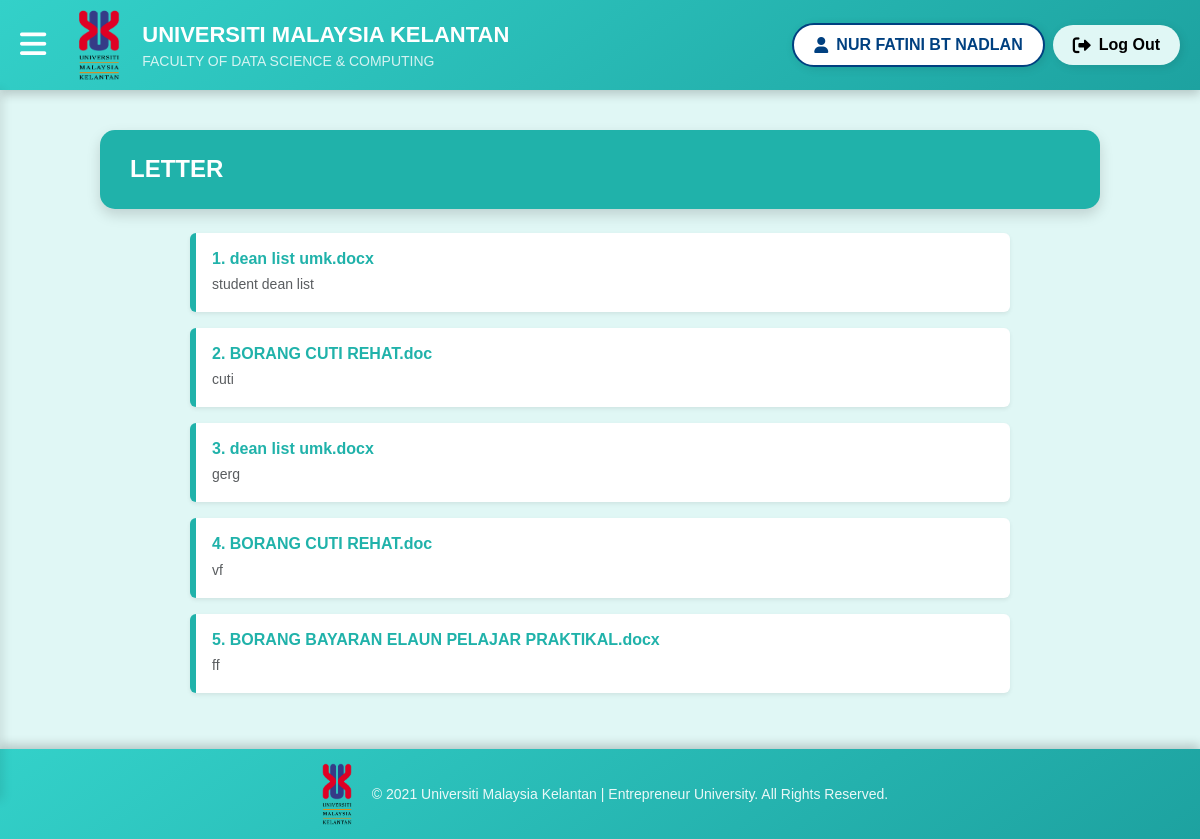
Page /student_letter.php (signed in) on the committed database.
### tables this page shows
CREATE TABLE `students` (
  `id` int(10) NOT NULL,
  `name` varchar(255) NOT NULL,
  `matrix` varchar(50) NOT NULL,
  `email` varchar(255) NOT NULL,
  `lecturer` varchar(255) DEFAULT NULL,
  `semester` varchar(50) DEFAULT NULL,
  `status` enum('Haven''t got any LI yet','At least get 1 LI','Already confirmed / decided') NOT NULL DEFAULT 'Haven''t got any LI yet'
);

CREATE TABLE `letters` (
  `id` int(11) NOT NULL,
  `letter_name` varchar(255) NOT NULL,
  `description` varchar(255) DEFAULT NULL,
  `file_path` varchar(255) DEFAULT NULL
);

### student_letter.php (the view, shortened to what this page needs)
<?php
include("db_connect.php");
$email = $_SESSION['email'];
$student_name = "Student";
$stmt = $conn->prepare("SELECT name FROM students WHERE email = ?");
$stmt->bind_param("s", $email);
$stmt->execute();
$stmt->bind_result($name);
if ($stmt->fetch()) {
  $student_name = $name;
}
$sql = "SELECT * FROM letters ORDER BY id ASC";
$result = $conn->query($sql);
?>
<!DOCTYPE html>
<html lang="en">
<head>
    <link href="https://cdn.jsdelivr.net/npm/bootstrap@5.3.2/dist/css/bootstrap.min.css" rel="stylesheet">
    <link href="https://cdnjs.cloudflare.com/ajax/libs/font-awesome/6.0.0-beta3/css/all.min.css" rel="stylesheet">
    <link href="https://cdn.jsdelivr.net/npm/bootstrap@5.3.2/dist/css/bootstrap.min.css" rel="stylesheet">
</head>
<body>
    <div class="container">
   <nav class="navbar d-flex flex-nowrap justify-content-between align-items-center" style="background: linear-gradient(145deg,#33d1c9,#1da2a0); padding:5px 20px; position:fixed; top:0; width:100%; z-index:999;">
  <div class="d-flex align-items-center gap-2">
    <button id="sidebarToggle" class="menu-toggle btn btn-link text-white p-0"><i class="fas fa-bars fa-lg"></i></button>
    <img src="image/logoumk.png" alt="UMK Logo" style="width:70px;height:80px;">
    <div class="d-flex flex-column justify-content-center">
      <p style="margin:0;font-size:22px;font-weight:bold;color:#fff;text-transform:uppercase;">UNIVERSITI MALAYSIA KELANTAN</p>
      <p style="margin:0;font-size:14px;color:#fff;opacity:.8;text-transform:capitalize;">FACULTY OF DATA SCIENCE & COMPUTING</p>
    </div>
  </div>
  <div class="d-flex align-items-center gap-2 flex-shrink-0">
<a href="#" id="userName" class="student-name position-relative">
  <i class="fas fa-user"></i> <?= htmlspecialchars($student_name) ?>
</a>
    <a href="logout.php" class="logout-btn">
      <i class="fas fa-sign-out-alt"></i> Log Out
    </a>
  </div>
</nav>
  <div class="main-content">
  <div class="letter-header">
    <h2 class="m-0">LETTER</h2>
  </div>
<div class="letter-list mt-4">
<?php
if ($result->num_rows > 0) {
    $counter = 1;
    while($row = $result->fetch_assoc()) {
        echo '<div class="d-flex justify-content-between align-items-center mb-3 p-3 bg-white rounded shadow-sm" style="border-left: 6px solid #20b2aa;">';
        echo '<div>';
        echo '<h6 class="fw-bold text-teal mb-1">';
        echo $counter . '. <a href="' . htmlspecialchars($row['file_path']) . '" download style="text-decoration: none; color: #20b2aa;">' . htmlspecialchars($row['letter_name']) . '</a>';
        echo '</h6>';
        echo '<small class="text-muted">' . htmlspecialchars($row['description']) . '</small>';
        echo '</div>';
        echo '</div>';
        $counter++;
    }
} else {
    echo "<p>No letters found.</p>";
}
?>
</div>
</div>
</div>
        <footer class="footer">
            <div class="footer-content">
                <img src="image/logoumk.png" alt="UMK Logo" class="footer-logo">
                <p>&copy; 2021 Universiti Malaysia Kelantan | Entrepreneur University. All Rights Reserved.</p>
            </div>
        </footer>

### student_letter.php (style rules this page uses)
body { background-color: #e0f7f5; margin: 0; font-family: Arial, sans-serif; display: flex; }
.student-name { background: white; color: #004080; padding: 8px 20px; border-radius: 25px; font-weight: bold; display: flex; align-items: center; font-size: 16px; text-decoration: none; transition: background 0.3s ease, transform 0.2s ease; cursor: pointer; box-shadow: 2px 2px 10px rgba(0, 0, 0, 0.1); border: 2px solid #004080; }
.student-name i { margin-right: 8px; color: #004080; }
.navbar { background: linear-gradient(145deg, #33d1c9, #1da2a0); color: #ffffff; width: 100%; padding: 5px 20px; display: flex; align-items: center; justify-content: space-between; box-shadow: 0 4px 10px rgba(0, 0, 0, 0.2); position: fixed; top: 0; left: 0; z-index: 9999; transition: transform 0.3s ease; }
.logout-btn { background: #e0f7f5; color: black; padding: 8px 20px; border-radius: 25px; text-decoration: none; font-weight: bold; display: flex; align-items: center; gap: 8px; font-size: 16px; transition: background 0.3s ease, transform 0.2s ease; border: none; cursor: pointer; box-shadow: 2px 2px 10px rgba(0, 0, 0, 0.1); }
.logout-btn i { font-size: 18px; }
.menu-toggle { background: none; border: none; color: white; font-size: 24px; cursor: pointer; margin-right: 10px; }
.main-content { flex-grow: 1; padding: 30px 20px 20px; margin-left: 0; display: flex; flex-direction: column; align-items: center; justify-content: start; width: 100%; }
.container { flex: 1; display: flex; flex-direction: column; justify-content: center; align-items: center; width: 100%; margin-top: 100px; }
.text-teal { color: #20b2aa !important; }
.letter-header { background-color: #20b2aa; color: #ffffff; padding: 25px 30px; border-radius: 15px; box-shadow: 0 6px 14px rgba(0, 0, 0, 0.15); width: 100%; max-width: 1000px; margin: 0 auto; display: flex; justify-content: space-between; align-items: center; box-sizing: border-box; }
.letter-header h2 { font-size: 24px; margin: 0; font-weight: bold; color: #ffffff; }
.letter-list { width: 100%; max-width: 850px; padding: 0 15px; }
.position-relative { position: relative; }
html, body { height: 100%; margin: 0; display: flex; flex-direction: column; overflow-y: auto; }
.footer { background: linear-gradient(145deg, #33d1c9, #1da2a0); color: #ffffff; text-align: center; padding: 10px 0; box-shadow: 0 -4px 10px rgba(0, 0, 0, 0.2); margin-top: 20px; }
.footer-content { display: flex; align-items: center; justify-content: center; gap: 10px; flex-wrap: wrap; }
.footer-logo { width: 50px; height: auto; }
.footer p { margin: 0; font-size: 14px; font-weight: normal; opacity: 0.9; }

### rows in the picture
students: name "NUR FATINI BT NADLAN"
letters: letter_name "dean list umk.docx", description "student dean list"
letters: letter_name "BORANG CUTI REHAT.doc", description "cuti"
letters: letter_name "dean list umk.docx", description "gerg"
letters: letter_name "BORANG CUTI REHAT.doc", description "vf"
letters: letter_name "BORANG BAYARAN ELAUN PELAJAR PRAKTIKAL.docx", description "ff"
